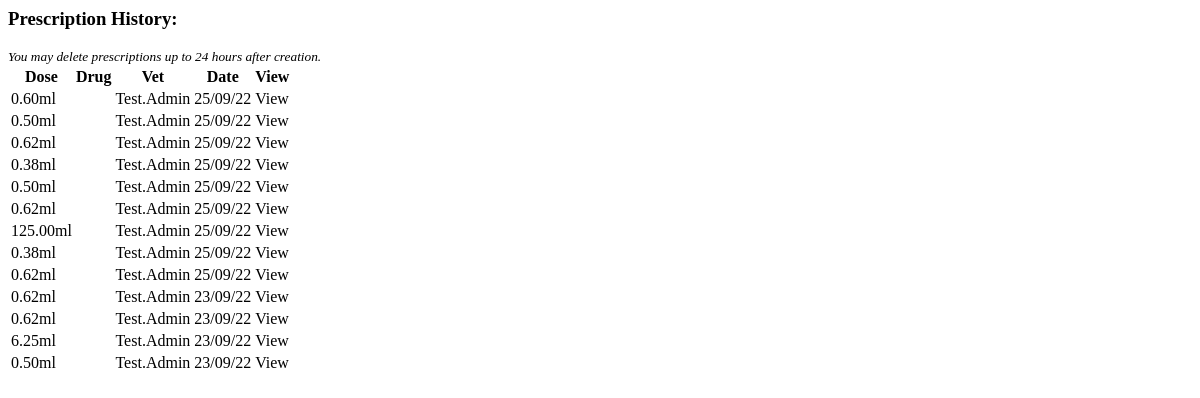
The app's page /prescriptions/list-prescrip/1, older data.
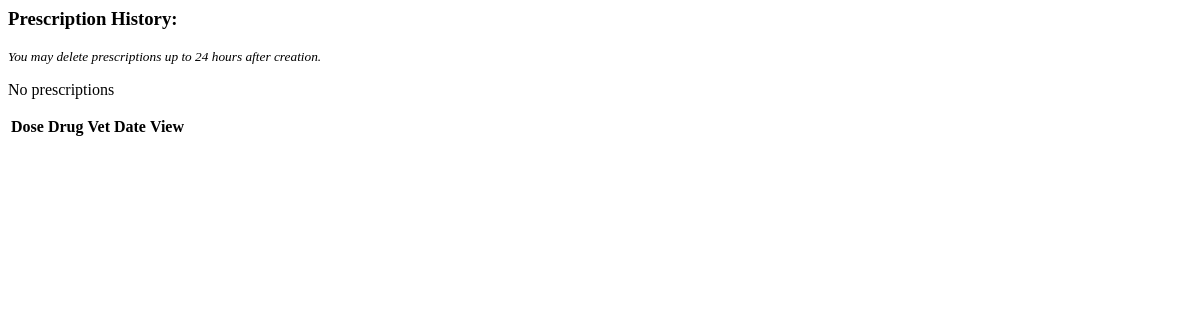
The same page, newer data.
### prescriptions/models.py (models this page shows, shortened)
class Prescription(models.Model):
    animal = models.ForeignKey(Record, on_delete=models.CASCADE, default=1)
    animal_weight = models.DecimalField(max_digits=5, decimal_places=2, blank=True, null=True)
    vet = models.ForeignKey(Vet, on_delete=models.CASCADE, default=1)
    drug = models.ForeignKey(Drug, on_delete=models.PROTECT, default=None)
    drug_dose = models.DecimalField(max_digits=4, decimal_places=2, blank=True, null=True)
    dose = models.DecimalField(max_digits=5, decimal_places=2, blank=True, null=True)
    measure = models.CharField(max_length=2, blank=True)
    frequency = models.CharField(max_length=10, choices=FREQUENCY, blank=True)
    length = models.PositiveIntegerField(default=0, blank=True)
    route = models.CharField(max_length=8, blank=True)
    date = models.DateTimeField(auto_now_add=True)
    class Meta:
        ordering = ['-date']

### vetprofiles/models.py (models this page shows, shortened)
class Vet(AbstractBaseUser):
    email = models.EmailField(verbose_name="email", max_length=80, unique=True)
    first_name = models.CharField(max_length=30, blank=False)
    last_name = models.CharField(max_length=30, blank=False)
    last_login = models.DateTimeField(verbose_name='last login', auto_now=True)
    is_admin = models.BooleanField(default=False)
    is_active = models.BooleanField(default=True)
    is_staff = models.BooleanField(default=False)
    is_superuser = models.BooleanField(default=False)
    USERNAME_FIELD = 'email'
    REQUIRED_FIELDS = ['first_name', 'last_name', ]
    objects = AccountsManager()
    def __str__(self):
        return self.first_name + "." + self.last_name

### prescriptions/views.py (the view)
# urls.py: path('list-prescrip/<int:animal_id>', views.list_prescrip, name='list_prescrip'),
def list_prescrip(request, animal_id):
    prescrip_list = Prescription.objects.filter(animal=animal_id).all()
    context = {'prescrip_list': prescrip_list}
    return render(request, 'prescriptions/list_prescrip.html', context)

### prescriptions/templates/prescriptions/list_prescrip.html
<h3>Prescription History:</h3>
<small><em>You may delete prescriptions up to 24 hours after creation.</em></small>
<div>
    <table>
        <tr>
            <th>Dose</th>
            <th>Drug</th>
            <th>Vet</th>
            <th>Date</th>
            <th>View</th>
        </tr>
        {% for prescription in prescrip_list %}
        <tr>
            <td>{{ prescription.dose }}{{ prescription.measure }}</td>
            <td>{{ prescription.drug }}</td>
            <td>{{ prescription.vet }}</td>
            <td>{{ prescription.date|date:'d/m/y' }}</td>
            <td><a
            hx-get="{% url 'prescriptions:detail_prescrip' prescrip_id=prescription.id %}"
            hx-target="#modal-dialog">View</a></td>
        </tr>
        {% empty %}
        <p>No prescriptions</p>
        {% endfor %}
    </table>
</div>

Row changes from the older to the newer data that the page shows:
removed Prescription: dose "0.60", measure "ml", vet "Test.Admin", date "25/09/22"
removed Prescription: dose "0.50", measure "ml", vet "Test.Admin", date "25/09/22"
removed Prescription: dose "0.62", measure "ml", vet "Test.Admin", date "25/09/22"
removed Prescription: dose "0.38", measure "ml", vet "Test.Admin", date "25/09/22"
removed Prescription: dose "0.50", measure "ml", vet "Test.Admin", date "25/09/22"
removed Prescription: dose "0.62", measure "ml", vet "Test.Admin", date "25/09/22"
removed Prescription: dose "125.00", measure "ml", vet "Test.Admin", date "25/09/22"
removed Prescription: dose "0.38", measure "ml", vet "Test.Admin", date "25/09/22"
removed Prescription: dose "0.62", measure "ml", vet "Test.Admin", date "25/09/22"
removed Prescription: dose "0.62", measure "ml", vet "Test.Admin", date "23/09/22"
removed Prescription: dose "0.62", measure "ml", vet "Test.Admin", date "23/09/22"
removed Prescription: dose "6.25", measure "ml", vet "Test.Admin", date "23/09/22"
removed Prescription: dose "0.50", measure "ml", vet "Test.Admin", date "23/09/22"
Text that changed along with them:
text now shown: "No prescriptions"
